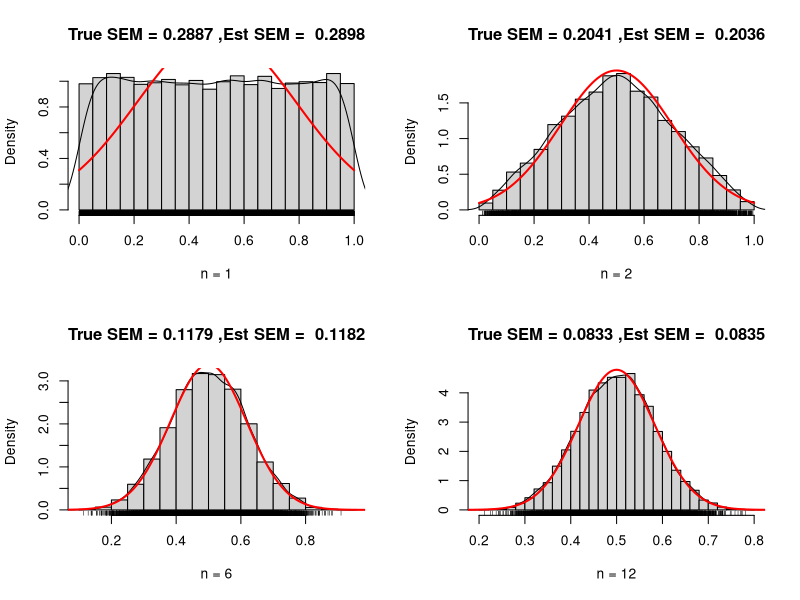
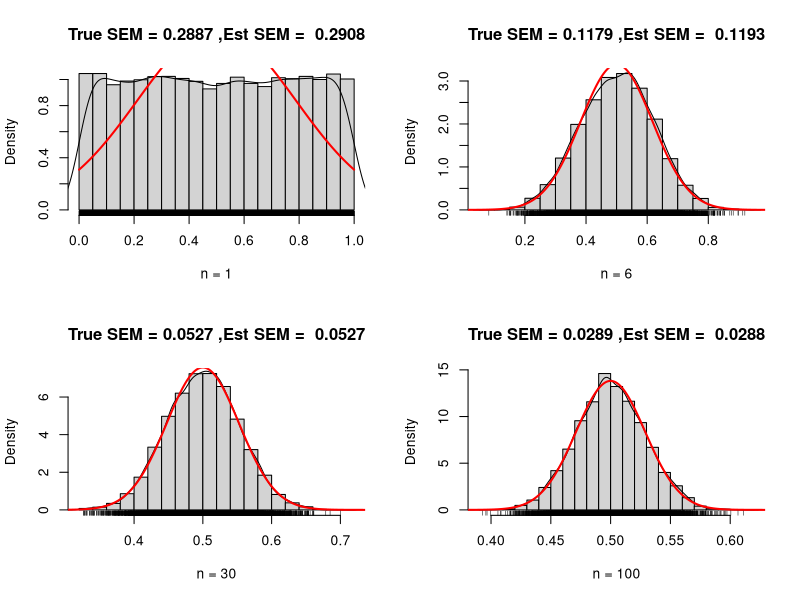
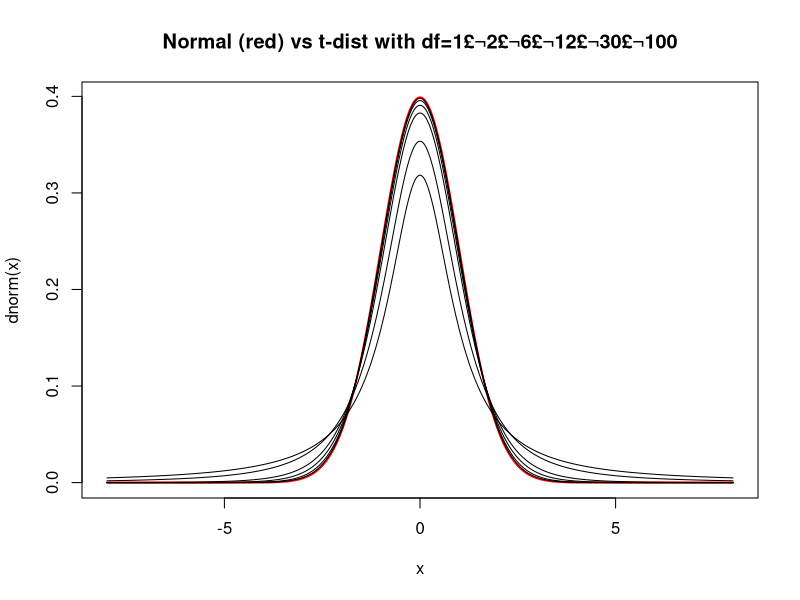
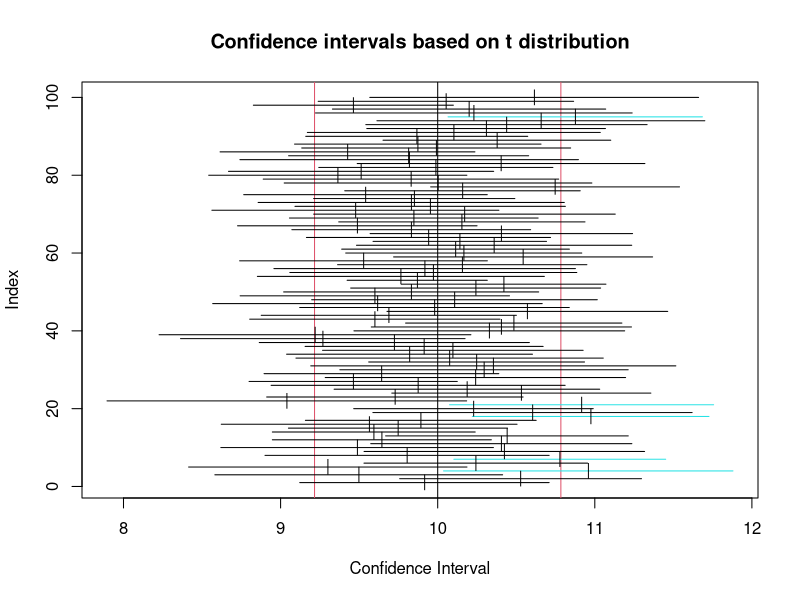
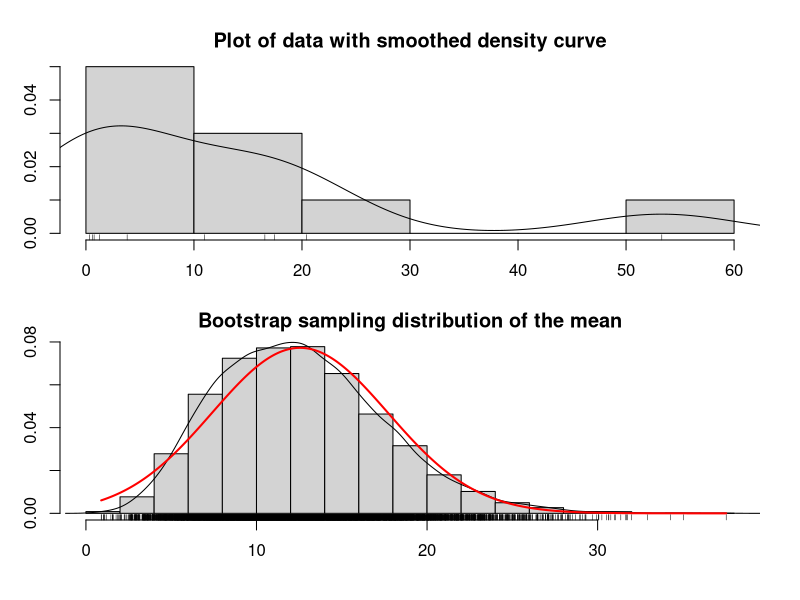
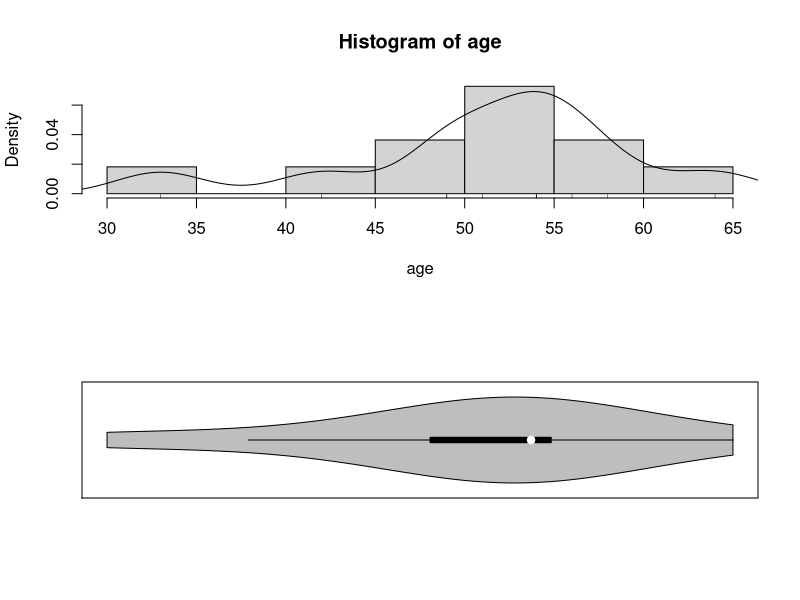

Source code (R) for these figures, in order: (Note: this script raises an error after producing the figures.)
demo.clt.unif <- function(N, n)
{sam <- matrix(runif(N*n,0,1), ncol=N) ;
sam.mean <- colMeans(sam)
sam.se <- sd(sam.mean)
true.se <- sqrt((1/12)/n)
hist(sam.mean,freq = FALSE,breaks = 25, main = paste( "True SEM =", round(true.se,4), ",Est SEM = ", round(sam.se,4)), xlab = paste( "n =", n))
points(density(sam.mean), type = "l")
x<- seq(0,1,length = 1000)
points(x, dnorm(x,mean = 0.5,sd = true.se),type = "l", lwd = 2,col = "red")
rug(sam.mean)
}

par(mfrow=c(2,2));
demo.clt.unif(10000,  1);
demo.clt.unif(10000,  2);
demo.clt.unif(10000,  6);
demo.clt.unif(10000, 12);

demo.clt.exp <- function(N, n) {
  sam <- matrix(rexp (N*n,1) , ncol=N) ;
  sam.mean <- colMeans(sam)
  sam.se <- sd(sam.mean)
  true.se <- sqrt(1/n)
  hist(sam.mean,freq = FALSE,breaks = 25, main = paste( "True SEM =", round(true.se,4),"£¬Est SEM = ", round( sam.s,4)), xlab = paste( "n =", n))
  points(density(sam.mean), type = "1")
  x<- seq(o,1,length = 1000)
  points(x,dnorm(x,mean = 0.5,sd = true.se),type = "l", lwd = 2,col = "red")
  rug(sam.mean)
}
par(mfrow=c(2,2));
demo.clt.unif(10000, 1);
demo.clt.unif(10000, 6);
demo.clt.unif(10000, 30);
demo.clt.unif(10000, 100);


x<- seq(-8,8, length = 1000)
par(mfrow=c(1,1))
plot(x, dnorm(x), type = "l",lwd = 2, col = "red", main = "Normal (red) vs t-dist with df=1£¬2£¬6£¬12£¬30£¬100")
points(x, dt(x,1), type = "l")
points(x, dt (x,2), type = "l")
points(x, dt(x,6), type = "l")
points(x, dt(x,12), type = "l")
points(x, dt(x,30), type = "l")
points(x, dt(x, 100), type = "l")

library(TeachingDemos)
ci.examp(mean.sim = 10, sd = 2, n = 25, reps = 100,conf.level= 0.95,method = "t")

bs.one.samp.dist <- function(dat, N = 1e4){
n <- length(dat) ;
sam <- matrix(sample(dat,size = N * n, replace = TRUE), ncol=N);
sam.mean <- colMeans(sam) ;
old.par <- par(no.readonly =TRUE)
par(mfrow=c(2,1), mar=c(3,2,2,1), oma=c(1,1,1,1))
hist(dat,freq = FALSE, breaks = 6,main = "Plot of data with smoothed density curve")
points(density(dat), type = "l")
rug(dat)
hist(sam.mean,freq = FALSE,breaks = 25, main = "Bootstrap sampling distribution of the mean", xlab = paste( "Data: n =", n, " , mean =", signif(mean(dat) , digits = 5), " , se =", signif(sd(dat)/sqrt(n)), digits = 5))
points(density(sam.mean), type = "l")
x <- seq(min(sam.mean) , max(sam.mean), length = 1000)
points(x, dnorm(x,mean = mean(dat), sd = sd(dat)/sqrt(n)), type = "l",lwd = 2, col = "red")
rug(sam.mean)
par(old.par)
}
x <- rgamma(10,shape = .5, scale = 20)
bs.one.samp.dist(x)

age <- c(54,42,51,54,49,56,33,58,54,64,49)
par(mfrow=c(2,1))
hist(age,freq = FALSE,breaks = 6)
points(density(age), type = "l")
rug(age)
library(vioplot)
vioplot(age,horizontal=TRUE, col="gray" )

stem(age,scale=2)
qt(1-0.05/2,df=legth(age)-1)
?t.test
t.summary<-t.test(age,mu=50)
t.summary
summary(age)

bs.one.samp.dist(age)


t.dist.pval<-function(t.summary) {
par(mfrow=c(1,1))
lim.extreme <- max(4,abs(t.summary$statistic) + 0.5)
lim.lower <- -lim.extreme;
lim.upper <-lim.extreme;
x.curve <-seq(lim.lower,lim.upper,length=200)
y.curve <-dt(x.curve,df = t.summary$parameter)
plot(x.curve, y.curve, type = "n"
     , ylab =paste("t-dist( df=", signif(t.summary$parameter, 3), ")")
     , xlab =paste("t-stat=", signif(t.summary$statistic, 5)
    , " £¬Shaded area is p-value =", signif(t.summary$p.value, 5)))
if ((t.summary$alternative == "less" )
| (t.summary$alternative == "two.sided ")) {
x.pval.l <- seq(lim.lower,-abs(t.summary$statistic),length=200)
y.pval.l <-dt(x.pval.l,df = t.summary$parameter)
polygon(c(lim.lower,x.pval.l, -abs(t.summary$statistic))
, c(0,y.pval.l,0), col="gray" )
}
if ((t.summary$alternative == "greater")
|(t.summary$alternative == "two.sided")) {
x.pval.u <- seq(abs(t.summary$statistic), lim.upper, length=200)
y.pval.u <- dt(x.pval.u, df = t.summary$parameter)
polygon(c(abs(t.summary$statistic), x.pval.u, lim.upper)
, c(0, y.pval.u, 0), col="gray")
}
points(x.curve, y.curve, type = "l", lwd = 2, col = "blue")
}
t.dist.pval(t.summary)

names(t.summary)
t.summary$statistic
t.summary$parameter
t.summary$p.vaule
t.summary$conf.int
t.summary$estimate
t.summary$null.value
t.summary$alternative
t.summary$method
t.summary$data.name


toco <- c(5.6,2.7,6.2,2.9,1.5,4.0,4.3,3.0,3.6,2.4,6.7,3.8)
par(mfrow=c(2,1))
hist(toco, freq = FALSE, breaks = 6)
points(density(toco), type = "l")
rug(toco)
vioplot(toco, horizontal=TRUE, col="gray" )
stem(toco,scale=2)
qt(1-0.05/2,df=length(toco)-1)
t.summary<-t.test(toco,mu=0.54)
t.summary
summary(toco)
t.dist.pval(t.summary)
bs.one.samp.dist(toco)
